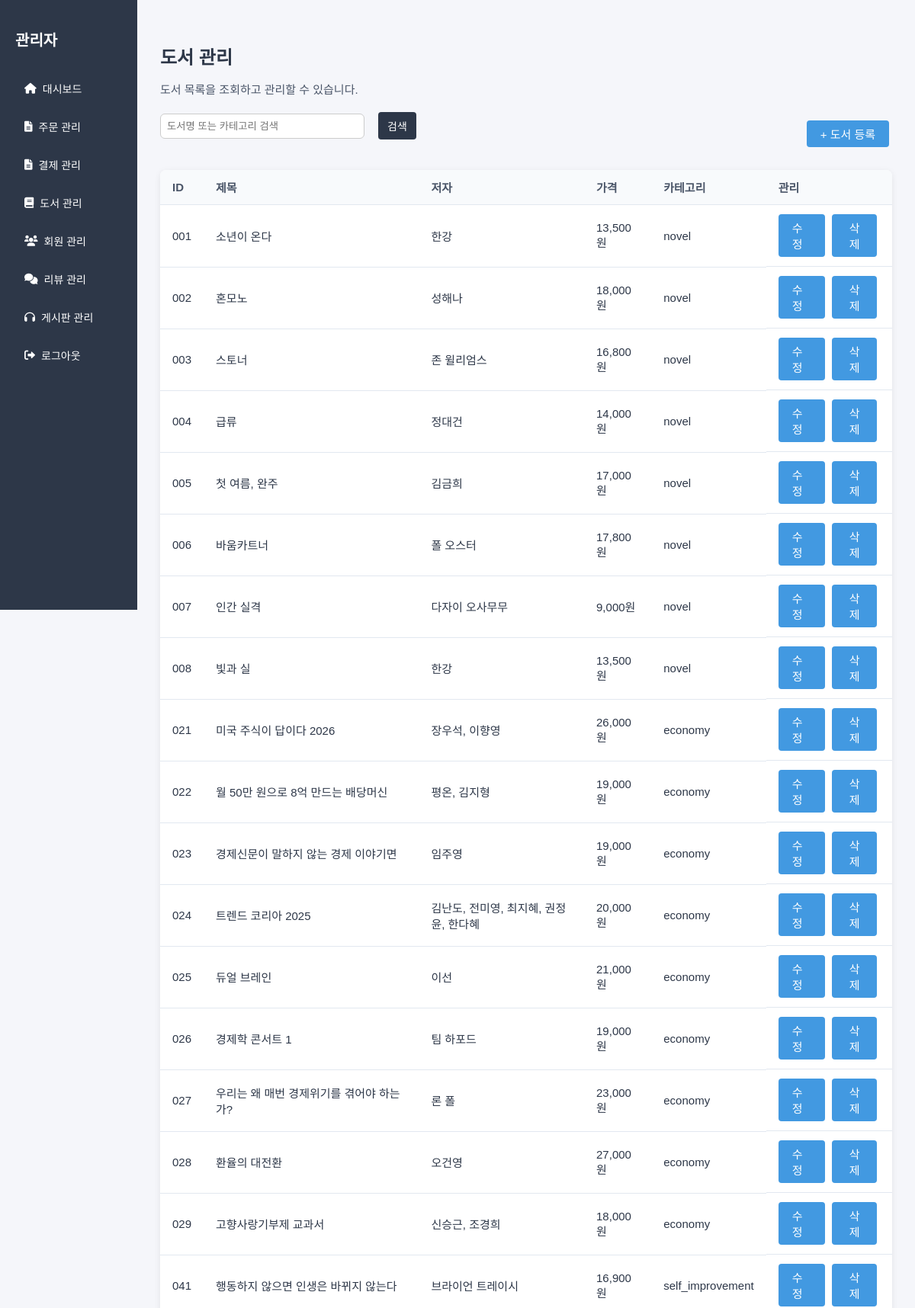
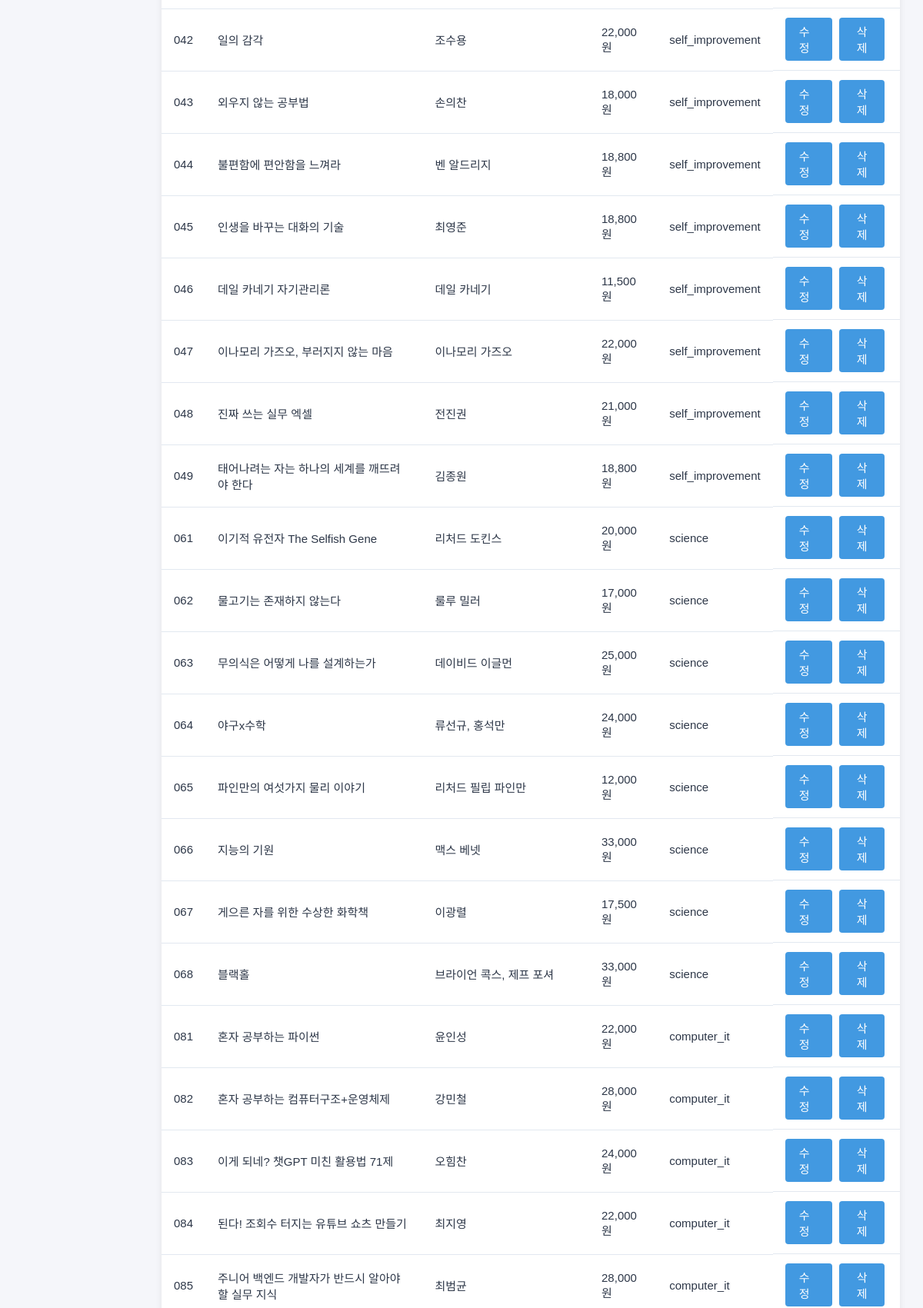
The app's page /admin_books.php (signed in, upper part) with its own data (2 pictures, top to bottom).
### tables this page shows
CREATE TABLE books (
    id VARCHAR(50) NOT NULL PRIMARY KEY,
    title VARCHAR(255) NOT NULL,
    author VARCHAR(100) NOT NULL,
    price DECIMAL(10,2) NOT NULL,
    category VARCHAR(100),
    description TEXT,
    image_path VARCHAR(255),
    additional_image_path VARCHAR(255),
    created_at TIMESTAMP DEFAULT CURRENT_TIMESTAMP
);

### admin_books.php (the view, shortened to what this page needs)
<?php
require_once 'connect.php';
$search = trim($_GET['search'] ?? '');
$search_param = "%{$search}%";
if ($search) {
    $stmt = $conn->prepare("SELECT * FROM books WHERE title LIKE ? OR category LIKE ?");
    $stmt->bind_param("ss", $search_param, $search_param);
} else {
    $stmt = $conn->prepare("SELECT * FROM books");
}
$stmt->execute();
$result = $stmt->get_result();
?>
<!DOCTYPE html>
<html lang="ko">
<head>
  <link rel="stylesheet" href="css/admin.css">
  <link rel="stylesheet" href="https://cdnjs.cloudflare.com/ajax/libs/font-awesome/6.0.0/css/all.min.css">
</head>
<body>
<div class="admin-container">
  <?php include 'admin_sidebar.php'; ?>
  <main class="main-content">
    <h1>도서 관리</h1>
    <p>도서 목록을 조회하고 관리할 수 있습니다.</p>
    <div class="admin-top" style="display: flex; justify-content: space-between; align-items: center; margin-bottom: 20px;">
      <form method="get" class="search-form" style="display: flex;">
        <input type="text" name="search" placeholder="도서명 또는 카테고리 검색"
          value="<?= htmlspecialchars($search, ENT_QUOTES, 'UTF-8') ?>"
          style="padding: 8px; width: 250px; border-radius: 6px; border: 1px solid #ccc;">
        <button type="submit" class="btn" style="margin-left: 8px;">검색</button>
      </form>
<a href="#" onclick="alert('도서 등록 기능은 아직 구현되지 않았습니다.'); return false;" class="btn">+ 도서 등록</a>
    </div>
    <table class="admin-table">
      <thead>
        <tr>
          <th>ID</th>
          <th>제목</th>
          <th>저자</th>
          <th>가격</th>
          <th>카테고리</th>
          <th>관리</th>
        </tr>
      </thead>
      <tbody>
        <?php while ($row = $result->fetch_assoc()): ?>
        <tr>
          <td><?= htmlspecialchars($row['id']) ?></td>
          <td><?= htmlspecialchars($row['title']) ?></td>
          <td><?= htmlspecialchars($row['author']) ?></td>
          <td><?= number_format($row['price']) ?>원</td>
          <td><?= htmlspecialchars($row['category']) ?></td>
          <td style="display: flex; gap: 5px;">
            <a href="admin_book_edit.php?id=<?= urlencode($row['id']) ?>" class="btn">수정</a>
            <form action="admin_book_delete.php" method="POST" onsubmit="return confirm('정말 삭제하시겠습니까?');">
              <button type="submit" class="btn">삭제</button>
            </form>
          </td>
        </tr>
        <?php endwhile; ?>
      </tbody>
    </table>
  </main>
</div>
</body>
</html>

### css/admin.css (style rules this page uses)
:root { --admin-primary: #2d3748; --admin-secondary: #4a5568; --admin-accent: #4299e1; --admin-background: #f5f6fa; --admin-text: #2d3748; --admin-border: #e2e8f0; --admin-shadow: 0 2px 8px rgba(0,0,0,0.08); --sidebar-width: 180px; }
body { margin: 0; font-family: 'Noto Sans KR', sans-serif; background-color: var(--admin-background); color: var(--admin-text); overflow-x: hidden; }
.admin-container { display: flex; min-height: 100vh; width: 100%; }
.main-content { margin-left: var(--sidebar-width); flex: 1; padding: 40px 30px 30px 30px; background-color: var(--admin-background); box-sizing: border-box; }
.main-content h1 { font-size: 24px; margin-bottom: 10px; font-weight: 700; }
.main-content p { font-size: 15px; color: var(--admin-secondary); margin-bottom: 20px; }
.admin-table { width: 100%; border-collapse: collapse; background: #fff; border-radius: 8px; overflow: hidden; box-shadow: var(--admin-shadow); font-size: 15px; margin-top: 20px; }
.admin-table th, .admin-table td { padding: 12px 16px; border-bottom: 1px solid var(--admin-border); text-align: left; }
.admin-table th { background: #f8fafc; font-weight: bold; color: var(--admin-secondary); }
.btn { padding: 7px 18px; background: var(--admin-accent); color: #fff; border: none; border-radius: 4px; font-size: 15px; font-weight: 500; cursor: pointer; transition: background 0.2s; margin-right: 4px; text-decoration: none; display: inline-block; }
.search-form { display: flex; align-items: center; gap: 10px; margin-bottom: 20px; }
.search-form input[type="text"] { padding: 8px; border: 1px solid #ccc; border-radius: 4px; flex: 1; }
.search-form button { padding: 8px 12px; background: var(--admin-primary); color: white; border: none; border-radius: 4px; cursor: pointer; font-size: 14px; }

### records on screen
books: id "001", title "소년이 온다", author "한강", price "13,500", category "novel"
books: id "002", title "혼모노", author "성해나", price "18,000", category "novel"
books: id "003", title "스토너", author "존 윌리엄스", price "16,800", category "novel"
books: id "004", title "급류", author "정대건", price "14,000", category "novel"
books: id "005", title "첫 여름, 완주", author "김금희", price "17,000", category "novel"
books: id "006", title "바움카트너", author "폴 오스터", price "17,800", category "novel"
books: id "007", title "인간 실격", author "다자이 오사무무", price "9,000", category "novel"
books: id "008", title "빛과 실", author "한강", price "13,500", category "novel"
books: id "021", title "미국 주식이 답이다 2026", author "장우석, 이향영", price "26,000", category "economy"
books: id "022", title "월 50만 원으로 8억 만드는 배당머신", author "평온, 김지형", price "19,000", category "economy"
books: id "023", title "경제신문이 말하지 않는 경제 이야기면", author "임주영", price "19,000", category "economy"
books: id "024", title "트렌드 코리아 2025", author "김난도, 전미영, 최지혜, 권정윤, 한다혜", price "20,000", category "economy"
books: id "025", title "듀얼 브레인", author "이선", price "21,000", category "economy"
books: id "026", title "경제학 콘서트 1", author "팀 하포드", price "19,000", category "economy"
books: id "027", title "우리는 왜 매번 경제위기를 겪어야 하는가?", author "론 폴", price "23,000", category "economy"
books: id "028", title "환율의 대전환", author "오건영", price "27,000", category "economy"
books: id "029", title "고향사랑기부제 교과서", author "신승근, 조경희", price "18,000", category "economy"
books: id "041", title "행동하지 않으면 인생은 바뀌지 않는다", author "브라이언 트레이시", price "16,900", category "self_improvement"
books: id "042", title "일의 감각", author "조수용", price "22,000", category "self_improvement"
books: id "043", title "외우지 않는 공부법", author "손의찬", price "18,000", category "self_improvement"
books: id "044", title "불편함에 편안함을 느껴라", author "벤 알드리지", price "18,800", category "self_improvement"
books: id "045", title "인생을 바꾸는 대화의 기술", author "최영준", price "18,800", category "self_improvement"
books: id "046", title "데일 카네기 자기관리론", author "데일 카네기", price "11,500", category "self_improvement"
books: id "047", title "이나모리 가즈오, 부러지지 않는 마음", author "이나모리 가즈오", price "22,000", category "self_improvement"
books: id "048", title "진짜 쓰는 실무 엑셀", author "전진권", price "21,000", category "self_improvement"
books: id "049", title "태어나려는 자는 하나의 세계를 깨뜨려야 한다", author "김종원", price "18,800", category "self_improvement"
books: id "061", title "이기적 유전자 The Selfish Gene", author "리처드 도킨스", price "20,000", category "science"
books: id "062", title "물고기는 존재하지 않는다", author "룰루 밀러", price "17,000", category "science"
books: id "063", title "무의식은 어떻게 나를 설계하는가", author "데이비드 이글먼", price "25,000", category "science"
books: id "064", title "야구x수학", author "류선규, 홍석만", price "24,000", category "science"
books: id "065", title "파인만의 여섯가지 물리 이야기", author "리처드 필립 파인만", price "12,000", category "science"
books: id "066", title "지능의 기원", author "맥스 베넷", price "33,000", category "science"
books: id "067", title "게으른 자를 위한 수상한 화학책", author "이광렬", price "17,500", category "science"
books: id "068", title "블랙홀", author "브라이언 콕스, 제프 포셔", price "33,000", category "science"
books: id "081", title "혼자 공부하는 파이썬", author "윤인성", price "22,000", category "computer_it"
books: id "082", title "혼자 공부하는 컴퓨터구조+운영체제", author "강민철", price "28,000", category "computer_it"
books: id "083", title "이게 되네? 챗GPT 미친 활용법 71제", author "오힘찬", price "24,000", category "computer_it"
books: id "084", title "된다! 조회수 터지는 유튜브 쇼츠 만들기", author "최지영", price "22,000", category "computer_it"
books: id "085", title "주니어 백엔드 개발자가 반드시 알아야 할 실무 지식", author "최범균", price "28,000", category "computer_it"
